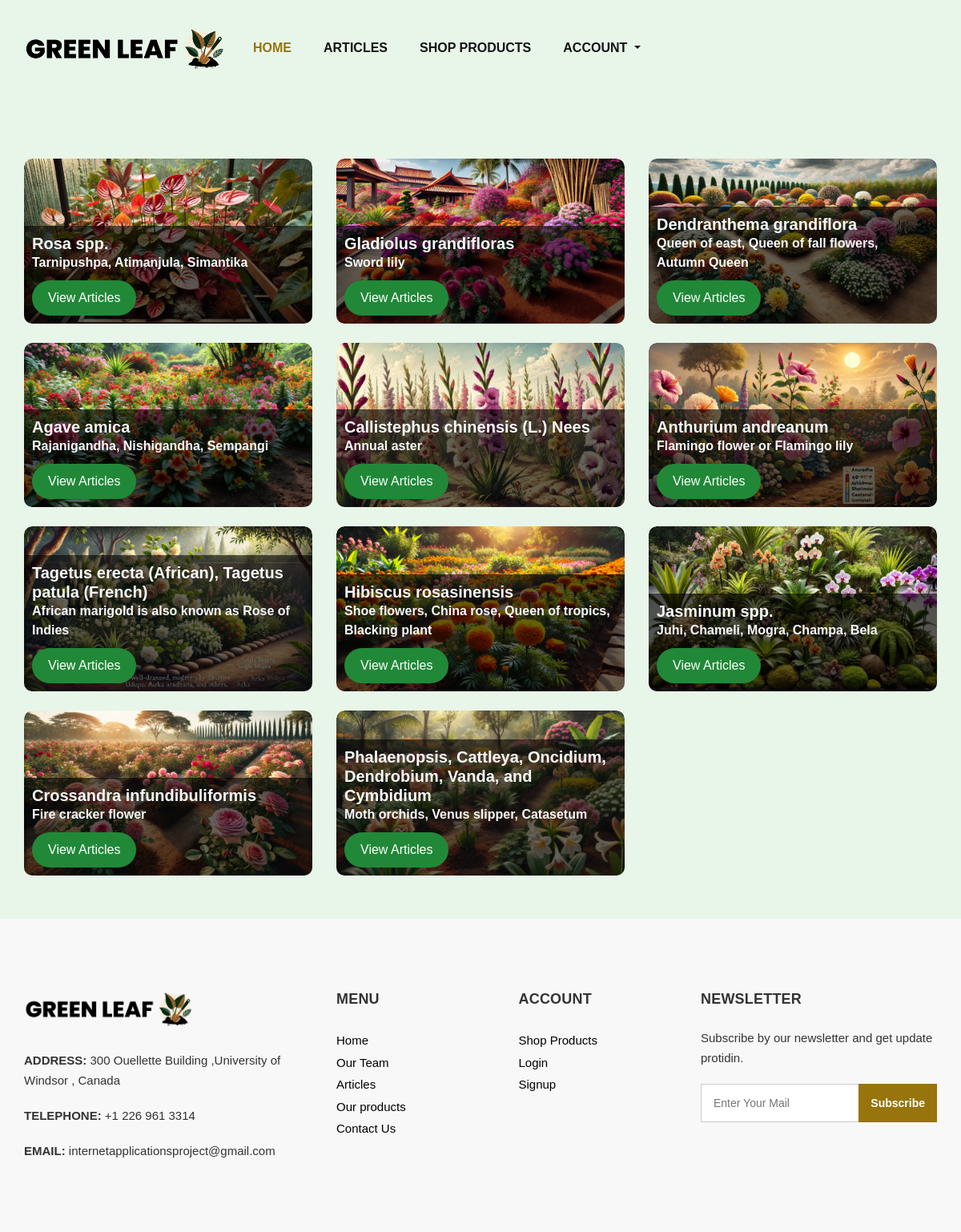
The page /article-botanica/ on the database its author committed.
### GreenWebsite/models.py (models this page shows, shortened)
class BotanicalEntry(models.Model):
    botanical_name = models.CharField(max_length=100, help_text="Enter the botanical name")
    family = models.CharField(max_length=100, help_text="Enter the family name")
    origin = models.CharField(max_length=100, help_text="Enter the origin")
    chromosome_number = models.CharField(max_length=20, help_text="Enter the chromosome number")
    common_name = models.CharField(max_length=100, help_text="Enter the common name")
    soil = models.CharField(max_length=100, help_text="Enter the soil type")
    propagation = models.CharField(max_length=100, help_text="Enter the propagation method")
    seed_germination_temperature = models.CharField(max_length=50, help_text="Enter the seed germination temperature range")
    yield_info = models.CharField(max_length=100, help_text="Enter the yield information")
    varieties = models.TextField(help_text="Enter the varieties, separated by commas")
    pests_and_diseases = models.TextField(help_text="Enter the pests and diseases, separated by commas")

### GreenWebsite/views.py (the view)
# urls.py: path('article-botanica/', BotanicalListView.as_view(), name='botanica-home'),
class BotanicalListView(ListView):
    model = BotanicalEntry
    template_name = "articles/article_botanica.html"  # model_List.html is the default but since we built it already, we will proceed to change

### templates/articles/article_botanica.html (shortened to what this page needs)
{% extends 'base.html' %}
{% load static %}
{% block article-bootstrap %} <link rel="stylesheet" href="{% static 'articles-botanica.css' %}"> {% endblock %}
{% block body %}
    <div class="container-fluid mt-5">
        <div class="row">
            {% for entry in object_list %}
                <div class="col-md-4 mb-4">
                    <div class="card h-100">
                        <img src="{% static '../media/article_bg_img/' %}{% cycle 'bg_anth.jpg' 'bg_aste.jpg' 'bg_chry.jpg' 'bg_cross.jpg' 'bg_glad.jpg' 'bg_hibi.jpg' 'bg_jasm.jpg' 'bg_mari.jpg' 'bg_orch.jpg' 'bg_rose.jpg' 'bg_tube.jpg' as bg_image %}" class="card-img-top" alt="{{ entry.botanical_name }}">
                        <div class="card-body">
                            <h5 class="card-title">{{ entry.botanical_name }}</h5>
                            <p class="card-text">{{ entry.common_name }}</p>
                            <a href="{% url 'article-home' %}" class="btn btn-primary">View Articles</a>
                        </div>
                    </div>
                </div>
                {% if forloop.counter|divisibleby:3 and not forloop.last %}
                    </div><div class="row">
                {% endif %}
            {% endfor %}
        </div>
    </div>
{% endblock body %}

### static/dashboard.css (style rules this page uses)
body, html { margin: 0; padding: 0; font-family: 'Arial', sans-serif; }
.mt-5 { margin-top: 3rem !important; }

### static/css/style.css (style rules this page uses)
* { box-sizing: border-box; }
body { font-family: 'Montserrat', sans-serif; color: #0c0c0c; background-color: #ffffff; overflow-x: hidden; }
a, a:hover, a:focus { text-decoration: none; }
.btn, .btn:focus { outline: none !important; -webkit-box-shadow: none; box-shadow: none; }

### static/articles-botanica.css (style rules this page uses)
body { margin: 0; padding: 0; font-family: 'Arial', sans-serif; background-color: #e8f5e9; color: #2e7d32; }
.container-fluid { padding: 30px; }
.card { position: relative; overflow: hidden; border: none; border-radius: 10px; transition: transform 0.3s ease; }
.card img { width: 100%; height: 100%; object-fit: cover; border-radius: 10px; }
.card-body { position: absolute; bottom: 0; width: 100%; background: rgba(0, 0, 0, 0.6); padding: 10px; }
.card-title, .card-text { margin: 0; font-weight: bold; color: #f8f9fa; }
.card-text { margin-bottom: 10px; }
.btn-primary { background-color: #218838; border: none; padding: 10px 20px; border-radius: 30px; transition: background-color 0.3s ease; }

### templates/articles/article_botanica.html (style rules this page uses)
body { background-color: #e8f5e9; }
.card { position: relative; overflow: hidden; border: none; border-radius: 10px; transition: transform 0.3s ease; }
.card img { width: 100%; height: 100%; object-fit: cover; border-radius: 10px; }
.card-body { position: absolute; bottom: 0; width: 100%; background: rgba(0, 0, 0, 0.6); padding: 10px; }
.card-title, .card-text { margin: 0; font-weight: bold; color: #f8f9fa; }
.card-text { margin-bottom: 10px; }
.btn-primary { background-color: #218838; border: none; padding: 10px 20px; border-radius: 30px; transition: background-color 0.3s ease; }

### rows shown on the page
BotanicalEntry: shows a picture, botanical_name "Rosa spp.", common_name "Tarnipushpa, Atimanjula, Simantika"
BotanicalEntry: shows a picture, botanical_name "Gladiolus grandifloras", common_name "Sword lily"
BotanicalEntry: shows a picture, botanical_name "Dendranthema grandiflora", common_name "Queen of east, Queen of fall flowers, Autumn Queen"
BotanicalEntry: shows a picture, botanical_name "Agave amica", common_name "Rajanigandha, Nishigandha, Sempangi"
BotanicalEntry: shows a picture, botanical_name "Callistephus chinensis (L.) Nees", common_name "Annual aster"
BotanicalEntry: shows a picture, botanical_name "Anthurium andreanum", common_name "Flamingo flower or Flamingo lily"
BotanicalEntry: shows a picture, botanical_name "Tagetus erecta (African), Tagetus patula (French)", common_name "African marigold is also known as Rose of Indies"
BotanicalEntry: shows a picture, botanical_name "Hibiscus rosasinensis", common_name "Shoe flowers, China rose, Queen of tropics, Blacking plant"
BotanicalEntry: shows a picture, botanical_name "Jasminum spp.", common_name "Juhi, Chameli, Mogra, Champa, Bela"
BotanicalEntry: shows a picture, botanical_name "Crossandra infundibuliformis", common_name "Fire cracker flower"
BotanicalEntry: shows a picture, botanical_name "Phalaenopsis, Cattleya, Oncidium, Dendrobium, Vanda, and Cymbidium", common_name "Moth orchids, Venus slipper, Catasetum"
